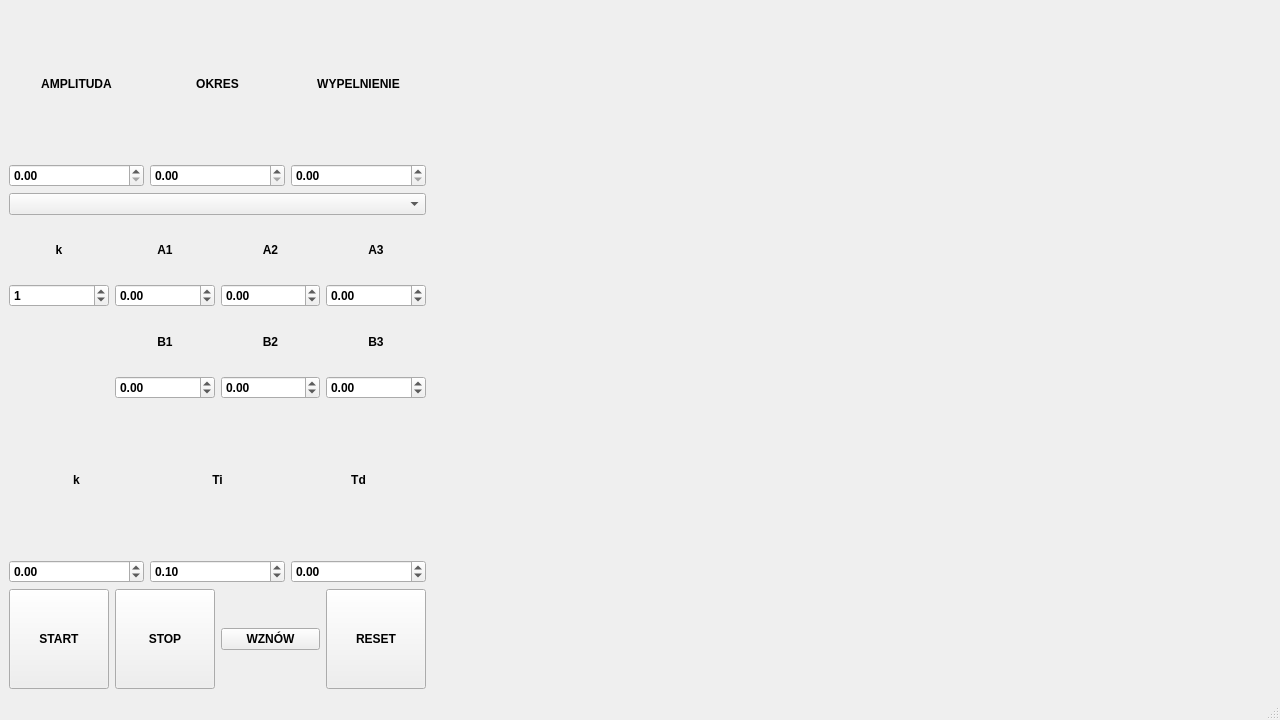
<?xml version="1.0" encoding="UTF-8"?>
<ui version="4.0">
 <class>MainWindow</class>
 <widget class="QMainWindow" name="MainWindow">
  <property name="geometry">
   <rect>
    <x>0</x>
    <y>0</y>
    <width>1280</width>
    <height>720</height>
   </rect>
  </property>
  <property name="minimumSize">
   <size>
    <width>1280</width>
    <height>720</height>
   </size>
  </property>
  <property name="maximumSize">
   <size>
    <width>3840</width>
    <height>2160</height>
   </size>
  </property>
  <property name="font">
   <font>
    <family>Arial</family>
    <bold>true</bold>
   </font>
  </property>
  <property name="windowTitle">
   <string>UAR - PROJEKT</string>
  </property>
  <property name="layoutDirection">
   <enum>Qt::LayoutDirection::LeftToRight</enum>
  </property>
  <property name="autoFillBackground">
   <bool>true</bool>
  </property>
  <widget class="QWidget" name="centralwidget">
   <layout class="QGridLayout" name="gridLayout_5">
    <item row="4" column="0">
     <layout class="QHBoxLayout" name="horizontalLayout">
      <item>
       <widget class="QPushButton" name="startButton">
        <property name="minimumSize">
         <size>
          <width>0</width>
          <height>100</height>
         </size>
        </property>
        <property name="autoFillBackground">
         <bool>true</bool>
        </property>
        <property name="text">
         <string>START</string>
        </property>
       </widget>
      </item>
      <item>
       <widget class="QPushButton" name="stopButton">
        <property name="minimumSize">
         <size>
          <width>0</width>
          <height>100</height>
         </size>
        </property>
        <property name="autoFillBackground">
         <bool>true</bool>
        </property>
        <property name="text">
         <string>STOP</string>
        </property>
       </widget>
      </item>
      <item>
       <widget class="QPushButton" name="wznowButton">
        <property name="text">
         <string>WZNÓW</string>
        </property>
       </widget>
      </item>
      <item>
       <widget class="QPushButton" name="resetButton">
        <property name="minimumSize">
         <size>
          <width>0</width>
          <height>100</height>
         </size>
        </property>
        <property name="autoFillBackground">
         <bool>true</bool>
        </property>
        <property name="text">
         <string>RESET</string>
        </property>
       </widget>
      </item>
     </layout>
    </item>
    <item row="3" column="2" rowspan="2">
     <layout class="QVBoxLayout" name="verticalLayoutUchyb"/>
    </item>
    <item row="0" column="0">
     <layout class="QGridLayout" name="gridLayout_3">
      <item row="1" column="0">
       <widget class="QDoubleSpinBox" name="spinBoxAmplituda">
        <property name="minimumSize">
         <size>
          <width>134</width>
          <height>23</height>
         </size>
        </property>
        <property name="decimals">
         <number>2</number>
        </property>
        <property name="maximum">
         <double>100.000000000000000</double>
        </property>
        <property name="singleStep">
         <double>0.100000000000000</double>
        </property>
        <property name="value">
         <double>0.000000000000000</double>
        </property>
       </widget>
      </item>
      <item row="1" column="1">
       <widget class="QDoubleSpinBox" name="spinBoxOkres">
        <property name="minimumSize">
         <size>
          <width>135</width>
          <height>23</height>
         </size>
        </property>
        <property name="minimum">
         <double>0.000000000000000</double>
        </property>
        <property name="maximum">
         <double>100.000000000000000</double>
        </property>
        <property name="singleStep">
         <double>0.100000000000000</double>
        </property>
        <property name="value">
         <double>0.000000000000000</double>
        </property>
       </widget>
      </item>
      <item row="1" column="2">
       <widget class="QDoubleSpinBox" name="spinBoxWypelnienie">
        <property name="minimumSize">
         <size>
          <width>134</width>
          <height>23</height>
         </size>
        </property>
        <property name="maximum">
         <double>1.000000000000000</double>
        </property>
        <property name="singleStep">
         <double>0.010000000000000</double>
        </property>
        <property name="value">
         <double>0.000000000000000</double>
        </property>
       </widget>
      </item>
      <item row="0" column="0">
       <widget class="QLabel" name="label_8">
        <property name="sizePolicy">
         <sizepolicy hsizetype="Minimum" vsizetype="Minimum">
          <horstretch>0</horstretch>
          <verstretch>0</verstretch>
         </sizepolicy>
        </property>
        <property name="minimumSize">
         <size>
          <width>134</width>
          <height>123</height>
         </size>
        </property>
        <property name="layoutDirection">
         <enum>Qt::LayoutDirection::LeftToRight</enum>
        </property>
        <property name="autoFillBackground">
         <bool>true</bool>
        </property>
        <property name="lineWidth">
         <number>2</number>
        </property>
        <property name="text">
         <string>AMPLITUDA</string>
        </property>
        <property name="alignment">
         <set>Qt::AlignmentFlag::AlignCenter</set>
        </property>
       </widget>
      </item>
      <item row="0" column="1">
       <widget class="QLabel" name="label_9">
        <property name="minimumSize">
         <size>
          <width>135</width>
          <height>123</height>
         </size>
        </property>
        <property name="autoFillBackground">
         <bool>true</bool>
        </property>
        <property name="text">
         <string>OKRES</string>
        </property>
        <property name="alignment">
         <set>Qt::AlignmentFlag::AlignCenter</set>
        </property>
       </widget>
      </item>
      <item row="0" column="2">
       <widget class="QLabel" name="label_10">
        <property name="minimumSize">
         <size>
          <width>134</width>
          <height>123</height>
         </size>
        </property>
        <property name="autoFillBackground">
         <bool>true</bool>
        </property>
        <property name="text">
         <string>WYPELNIENIE</string>
        </property>
        <property name="alignment">
         <set>Qt::AlignmentFlag::AlignCenter</set>
        </property>
       </widget>
      </item>
     </layout>
    </item>
    <item row="3" column="0">
     <layout class="QGridLayout" name="gridLayout_2">
      <item row="0" column="1">
       <widget class="QLabel" name="label_5">
        <property name="autoFillBackground">
         <bool>true</bool>
        </property>
        <property name="text">
         <string>k</string>
        </property>
        <property name="alignment">
         <set>Qt::AlignmentFlag::AlignCenter</set>
        </property>
       </widget>
      </item>
      <item row="0" column="2">
       <widget class="QLabel" name="label_6">
        <property name="maximumSize">
         <size>
          <width>16777215</width>
          <height>300</height>
         </size>
        </property>
        <property name="autoFillBackground">
         <bool>true</bool>
        </property>
        <property name="text">
         <string>Ti</string>
        </property>
        <property name="alignment">
         <set>Qt::AlignmentFlag::AlignCenter</set>
        </property>
       </widget>
      </item>
      <item row="1" column="2">
       <widget class="QDoubleSpinBox" name="spinBoxTi">
        <property name="autoFillBackground">
         <bool>true</bool>
        </property>
        <property name="minimum">
         <double>-100.000000000000000</double>
        </property>
        <property name="maximum">
         <double>100.000000000000000</double>
        </property>
        <property name="singleStep">
         <double>0.100000000000000</double>
        </property>
        <property name="value">
         <double>0.100000000000000</double>
        </property>
       </widget>
      </item>
      <item row="1" column="1">
       <widget class="QDoubleSpinBox" name="spinBoxK">
        <property name="autoFillBackground">
         <bool>true</bool>
        </property>
        <property name="minimum">
         <double>-100.000000000000000</double>
        </property>
        <property name="maximum">
         <double>100.000000000000000</double>
        </property>
        <property name="singleStep">
         <double>0.100000000000000</double>
        </property>
       </widget>
      </item>
      <item row="1" column="3">
       <widget class="QDoubleSpinBox" name="spinBoxTd">
        <property name="autoFillBackground">
         <bool>true</bool>
        </property>
        <property name="minimum">
         <double>-100.000000000000000</double>
        </property>
        <property name="maximum">
         <double>100.000000000000000</double>
        </property>
        <property name="singleStep">
         <double>0.100000000000000</double>
        </property>
       </widget>
      </item>
      <item row="0" column="3">
       <widget class="QLabel" name="label_7">
        <property name="sizePolicy">
         <sizepolicy hsizetype="Preferred" vsizetype="Preferred">
          <horstretch>0</horstretch>
          <verstretch>0</verstretch>
         </sizepolicy>
        </property>
        <property name="minimumSize">
         <size>
          <width>0</width>
          <height>50</height>
         </size>
        </property>
        <property name="layoutDirection">
         <enum>Qt::LayoutDirection::LeftToRight</enum>
        </property>
        <property name="autoFillBackground">
         <bool>true</bool>
        </property>
        <property name="frameShape">
         <enum>QFrame::Shape::NoFrame</enum>
        </property>
        <property name="text">
         <string>Td</string>
        </property>
        <property name="alignment">
         <set>Qt::AlignmentFlag::AlignCenter</set>
        </property>
       </widget>
      </item>
     </layout>
    </item>
    <item row="1" column="0">
     <widget class="QComboBox" name="signalTypeComboBox">
      <property name="autoFillBackground">
       <bool>true</bool>
      </property>
     </widget>
    </item>
    <item row="0" column="1" rowspan="3" colspan="2">
     <layout class="QVBoxLayout" name="verticalLayout">
      <property name="sizeConstraint">
       <enum>QLayout::SizeConstraint::SetDefaultConstraint</enum>
      </property>
     </layout>
    </item>
    <item row="3" column="1" rowspan="2">
     <layout class="QVBoxLayout" name="verticalLayoutPID"/>
    </item>
    <item row="2" column="0">
     <layout class="QGridLayout" name="gridLayout_4">
      <item row="0" column="1">
       <widget class="QLabel" name="label">
        <property name="autoFillBackground">
         <bool>true</bool>
        </property>
        <property name="text">
         <string>A1</string>
        </property>
        <property name="alignment">
         <set>Qt::AlignmentFlag::AlignCenter</set>
        </property>
       </widget>
      </item>
      <item row="0" column="0">
       <widget class="QLabel" name="label_11">
        <property name="autoFillBackground">
         <bool>true</bool>
        </property>
        <property name="text">
         <string>k</string>
        </property>
        <property name="alignment">
         <set>Qt::AlignmentFlag::AlignCenter</set>
        </property>
       </widget>
      </item>
      <item row="1" column="0" alignment="Qt::AlignmentFlag::AlignVCenter">
       <widget class="QSpinBox" name="spinBoxCzas">
        <property name="maximum">
         <number>100</number>
        </property>
        <property name="value">
         <number>1</number>
        </property>
       </widget>
      </item>
      <item row="1" column="3">
       <widget class="QDoubleSpinBox" name="spinBoxA3">
        <property name="minimum">
         <double>-99.000000000000000</double>
        </property>
        <property name="singleStep">
         <double>0.100000000000000</double>
        </property>
       </widget>
      </item>
      <item row="0" column="2">
       <widget class="QLabel" name="label_2">
        <property name="autoFillBackground">
         <bool>true</bool>
        </property>
        <property name="text">
         <string>A2</string>
        </property>
        <property name="alignment">
         <set>Qt::AlignmentFlag::AlignCenter</set>
        </property>
       </widget>
      </item>
      <item row="1" column="1">
       <widget class="QDoubleSpinBox" name="spinBoxA1">
        <property name="autoFillBackground">
         <bool>true</bool>
        </property>
        <property name="minimum">
         <double>-100.000000000000000</double>
        </property>
        <property name="maximum">
         <double>100.000000000000000</double>
        </property>
        <property name="singleStep">
         <double>0.100000000000000</double>
        </property>
       </widget>
      </item>
      <item row="1" column="2">
       <widget class="QDoubleSpinBox" name="spinBoxA2">
        <property name="autoFillBackground">
         <bool>true</bool>
        </property>
        <property name="minimum">
         <double>-100.000000000000000</double>
        </property>
        <property name="maximum">
         <double>100.000000000000000</double>
        </property>
        <property name="singleStep">
         <double>0.100000000000000</double>
        </property>
       </widget>
      </item>
      <item row="2" column="1">
       <widget class="QLabel" name="label_3">
        <property name="autoFillBackground">
         <bool>true</bool>
        </property>
        <property name="text">
         <string>B1</string>
        </property>
        <property name="alignment">
         <set>Qt::AlignmentFlag::AlignCenter</set>
        </property>
       </widget>
      </item>
      <item row="0" column="3">
       <widget class="QLabel" name="label_12">
        <property name="autoFillBackground">
         <bool>true</bool>
        </property>
        <property name="text">
         <string>A3</string>
        </property>
        <property name="alignment">
         <set>Qt::AlignmentFlag::AlignCenter</set>
        </property>
       </widget>
      </item>
      <item row="3" column="1">
       <widget class="QDoubleSpinBox" name="spinBoxB1">
        <property name="autoFillBackground">
         <bool>true</bool>
        </property>
        <property name="minimum">
         <double>-100.000000000000000</double>
        </property>
        <property name="maximum">
         <double>100.000000000000000</double>
        </property>
        <property name="singleStep">
         <double>0.100000000000000</double>
        </property>
       </widget>
      </item>
      <item row="2" column="2">
       <widget class="QLabel" name="label_4">
        <property name="autoFillBackground">
         <bool>true</bool>
        </property>
        <property name="text">
         <string>B2</string>
        </property>
        <property name="alignment">
         <set>Qt::AlignmentFlag::AlignCenter</set>
        </property>
       </widget>
      </item>
      <item row="3" column="2">
       <widget class="QDoubleSpinBox" name="spinBoxB2">
        <property name="autoFillBackground">
         <bool>true</bool>
        </property>
        <property name="minimum">
         <double>-100.000000000000000</double>
        </property>
        <property name="maximum">
         <double>100.000000000000000</double>
        </property>
        <property name="singleStep">
         <double>0.100000000000000</double>
        </property>
       </widget>
      </item>
      <item row="3" column="3">
       <widget class="QDoubleSpinBox" name="spinBoxB3">
        <property name="minimum">
         <double>-99.000000000000000</double>
        </property>
        <property name="singleStep">
         <double>0.100000000000000</double>
        </property>
       </widget>
      </item>
      <item row="2" column="3">
       <widget class="QLabel" name="label_13">
        <property name="autoFillBackground">
         <bool>true</bool>
        </property>
        <property name="text">
         <string>B3</string>
        </property>
        <property name="alignment">
         <set>Qt::AlignmentFlag::AlignCenter</set>
        </property>
       </widget>
      </item>
     </layout>
    </item>
   </layout>
  </widget>
  <widget class="QMenuBar" name="menubar">
   <property name="geometry">
    <rect>
     <x>0</x>
     <y>0</y>
     <width>1280</width>
     <height>19</height>
    </rect>
   </property>
  </widget>
  <widget class="QStatusBar" name="statusbar"/>
 </widget>
 <resources/>
 <connections/>
</ui>
